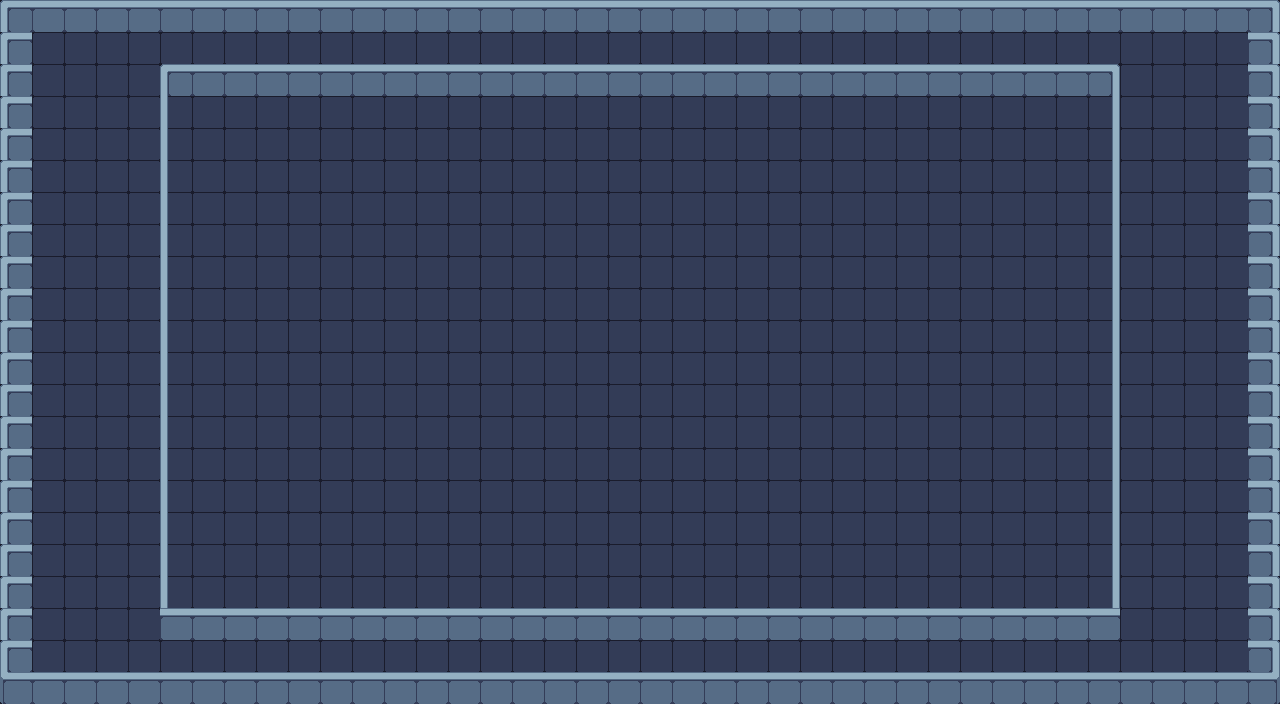

Tiled map render using the project's own tile images. Description and the map definition, with tile-layer contents summarised, below:
An orthogonal 40x22 tile map with 32x32 px tiles, 2 tile layers (Ground, wall).

<map version="1.10" tiledversion="1.11.2" orientation="orthogonal" renderorder="right-down" width="40" height="22" tilewidth="32" tileheight="32" infinite="0" nextlayerid="4" nextobjectid="1">
 <tileset firstgid="1" source="../tileset x1.tsx" />
 <layer id="1" name="Ground" width="40" height="22">
  <data>[880 cells, 880 non-empty, 1 distinct tile ids]</data>
 </layer>
 <layer id="3" name="wall" width="40" height="22">
  <data>[880 cells, 386 non-empty, 11 distinct tile ids]</data>
 </layer>
</map>
